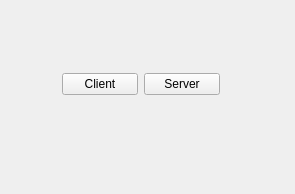
<?xml version="1.0" encoding="UTF-8"?>
<ui version="4.0">
 <class>gameOptions</class>
 <widget class="QWidget" name="gameOptions">
  <property name="geometry">
   <rect>
    <x>0</x>
    <y>0</y>
    <width>295</width>
    <height>194</height>
   </rect>
  </property>
  <property name="windowTitle">
   <string>Form</string>
  </property>
  <widget class="QWidget" name="">
   <property name="geometry">
    <rect>
     <x>62</x>
     <y>72</y>
     <width>158</width>
     <height>25</height>
    </rect>
   </property>
   <layout class="QHBoxLayout" name="horizontalLayout">
    <item>
     <widget class="QPushButton" name="pushButton_2">
      <property name="text">
       <string>Client</string>
      </property>
     </widget>
    </item>
    <item>
     <widget class="QPushButton" name="pushButton">
      <property name="text">
       <string>Server</string>
      </property>
     </widget>
    </item>
   </layout>
  </widget>
 </widget>
 <resources/>
 <connections/>
</ui>
